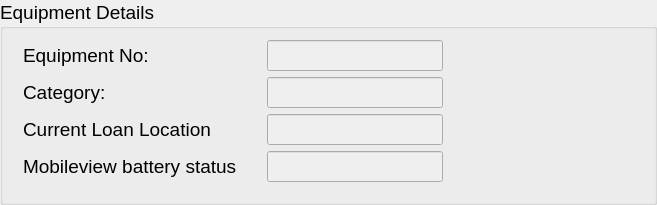
         <widget class="QGroupBox" name="groupBox_4">
          <property name="font">
           <font>
            <pointsize>14</pointsize>
           </font>
          </property>
          <property name="title">
           <string>Equipment Details</string>
          </property>
          <layout class="QGridLayout" name="gridLayout_5">
           <property name="leftMargin">
            <number>20</number>
           </property>
           <property name="bottomMargin">
            <number>20</number>
           </property>
           <property name="horizontalSpacing">
            <number>30</number>
           </property>
           <property name="verticalSpacing">
            <number>6</number>
           </property>
           <item row="3" column="0">
            <widget class="QLabel" name="label_3">
             <property name="font">
              <font>
               <pointsize>14</pointsize>
              </font>
             </property>
             <property name="text">
              <string>Mobileview battery status</string>
             </property>
            </widget>
           </item>
           <item row="1" column="0">
            <widget class="QLabel" name="label_6">
             <property name="font">
              <font>
               <pointsize>14</pointsize>
              </font>
             </property>
             <property name="text">
              <string>Category:</string>
             </property>
            </widget>
           </item>
           <item row="0" column="0">
            <widget class="QLabel" name="label_4">
             <property name="font">
              <font>
               <pointsize>14</pointsize>
              </font>
             </property>
             <property name="text">
              <string>Equipment No:</string>
             </property>
            </widget>
           </item>
           <item row="3" column="1">
            <widget class="QLineEdit" name="txt_rtls_battery">
             <property name="enabled">
              <bool>false</bool>
             </property>
             <property name="font">
              <font>
               <pointsize>14</pointsize>
              </font>
             </property>
            </widget>
           </item>
           <item row="0" column="1">
            <widget class="QLineEdit" name="txt_asset_2">
             <property name="enabled">
              <bool>false</bool>
             </property>
             <property name="font">
              <font>
               <pointsize>14</pointsize>
              </font>
             </property>
            </widget>
           </item>
           <item row="1" column="2">
            <spacer name="horizontalSpacer_10">
             <property name="orientation">
              <enum>Qt::Horizontal</enum>
             </property>
             <property name="sizeType">
              <enum>QSizePolicy::Maximum</enum>
             </property>
             <property name="sizeHint" stdset="0">
              <size>
               <width>200</width>
               <height>20</height>
              </size>
             </property>
            </spacer>
           </item>
           <item row="1" column="1">
            <widget class="QLineEdit" name="txt_category">
             <property name="enabled">
              <bool>false</bool>
             </property>
             <property name="font">
              <font>
               <pointsize>14</pointsize>
              </font>
             </property>
            </widget>
           </item>
           <item row="2" column="1">
            <widget class="QLineEdit" name="txt_loan_location">
             <property name="enabled">
              <bool>false</bool>
             </property>
             <property name="font">
              <font>
               <pointsize>14</pointsize>
              </font>
             </property>
            </widget>
           </item>
           <item row="2" column="0">
            <widget class="QLabel" name="label_2">
             <property name="font">
              <font>
               <pointsize>14</pointsize>
              </font>
             </property>
             <property name="text">
              <string>Current Loan Location</string>
             </property>
            </widget>
           </item>
          </layout>
         </widget>
